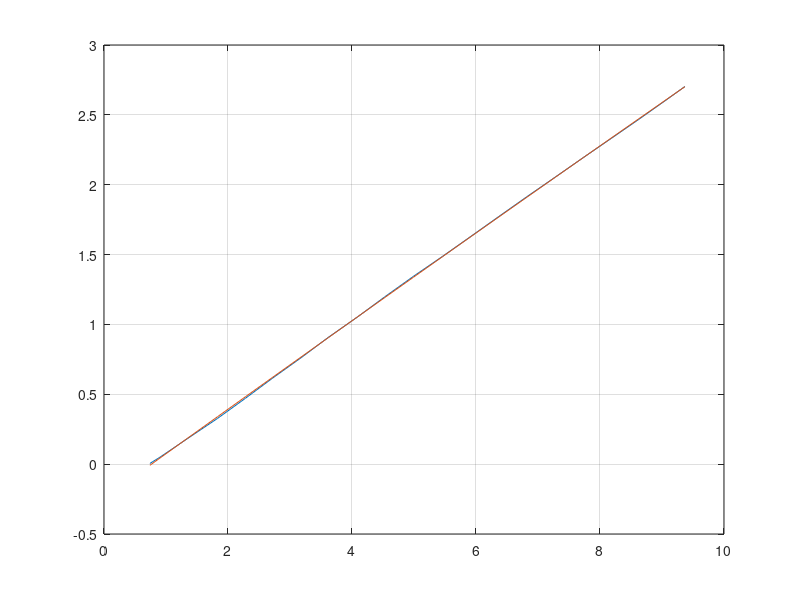

Write the MATLAB code that produced this figure. (Note: this script raises an error after producing the figure.)
%% Magnetic levitation

%% Model parameters
model.m=0.058;              % [kg]               % mass of ball
model.g=9.81;               % [m/s^2]

%% Parameters for distance sensor
sensor.V=[9.22, 8.95, 8.57, 8.21, 7.83, 7.38,...
    6.86, 6.29, 5.67, 4.97, 4.25, 3.5, 2.67,...
    1.76, 0.79, -0.19, -1.21, -2.22, -3.18,...
    -4.1, -4.97, -5.72, -6.4, -6.98, -7.5, -7.94,...
    -8.3, -8.59, -8.82, -8.97, -9.07, -9.13, -9.15,...
    -9.16];                 % [V]                % measured voltage
sensor.d=(0:33)*0.7e-3;     % [m]                % distance from coil

%% Voltage to currrent characteristic
VIchar.V=[0.74, 0.9, 1.35, 1.83, 2.28,...
    2.72, 3.18, 3.62, 4.09, 4.53, 4.99,...
    5.46, 5.92, 6.37, 6.82, 7.28, 7.73,...
    8.18, 8.62, 9.05, 9.37];
VIchar.I=[0.005, 0.049, 0.184, 0.327, 0.471,...
    0.616, 0.762, 0.908, 1.054, 1.198, 1.344,...
    1.487, 1.631, 1.773, 1.914, 2.055, 2.194,...
    2.331, 2.466, 2.601, 2.703];
VIchar.Vmax=11.43;
VIchar.coefs=polyfit(VIchar.V,VIchar.I,2);
figure(1);
plot(VIchar.V,VIchar.I,VIchar.V,polyval(VIchar.coefs,VIchar.V));
grid on;

%% Distance to inductance characteristic
DLchar.d=sensor.d;
DLchar.L=[118.3, 118.3, 116.6, 114.9, 113.3,...
    112.0, 110.9, 109.9, 109.1, 108.3, 107.6,...
    107.1, 106.5, 106.0, 105.6, 105.2, 104.8,...
    104.5, 104.2, 104.0, 103.7, 103.5, 103.3,...
    103.1, 103.0, 102.8, 102.7, 102.6, 102.5,...
    102.4, 102.3, 102.2, 102.1, 102.1]/1e3;
DLchar.L0=101.5/1e3;
DLchar.coefs=fit(DLchar.d(2:end)',(DLchar.L(2:end)-DLchar.L0)','exp1');

%% Parameters for model
Par_Fem=[DLchar.coefs.a -1/DLchar.coefs.b];
m=model.m;
g=model.g;
UI=VIchar.coefs;
ki=2.8964;
uc=0;
P1=1.4142e-4;
P2=4.5626e-3;

%%
figure(2);
plot(DLchar.d,DLchar.L,'b',DLchar.d,DLchar.L0+DLchar.coefs.a*exp(DLchar.coefs.b*DLchar.d),'r');
xlabel('Distance [m]');
ylabel('Inductance [H]');
title('Comparison of calculated and measured inductance');
grid on;
legend('Measured','Calculated');

%% Linearized model - equilibrium point
x0=zeros(3,1);
x0(1)=0.01;
x0(2)=0;
x0(3)=sqrt(Par_Fem(2)*m*g*exp(x0(1)/Par_Fem(2))/Par_Fem(1));
u0=(x0(3)-uc)/ki;

%% Linearized model - Matrix
A=[0 1 0;x0(3)^2/m*Par_Fem(1)/Par_Fem(2)^2*exp(-x0(1)/Par_Fem(2))...
   0 -2*x0(3)/m*Par_Fem(1)/Par_Fem(2)*exp(-x0(1)/Par_Fem(2));...
   -(ki*u0+uc-x0(3))/P1*exp(x0(1)/P2) 0 -P2/P1*exp(x0(1)/P2)];
B=[0;0;ki*P2/P1*exp(x0(1)/P2)];
C=eye(3);
D=zeros(3,1);

%% LQ regulator
sys=ss(A,B,C,D);
K=lqr(sys,eye(3),1,zeros(3,1));